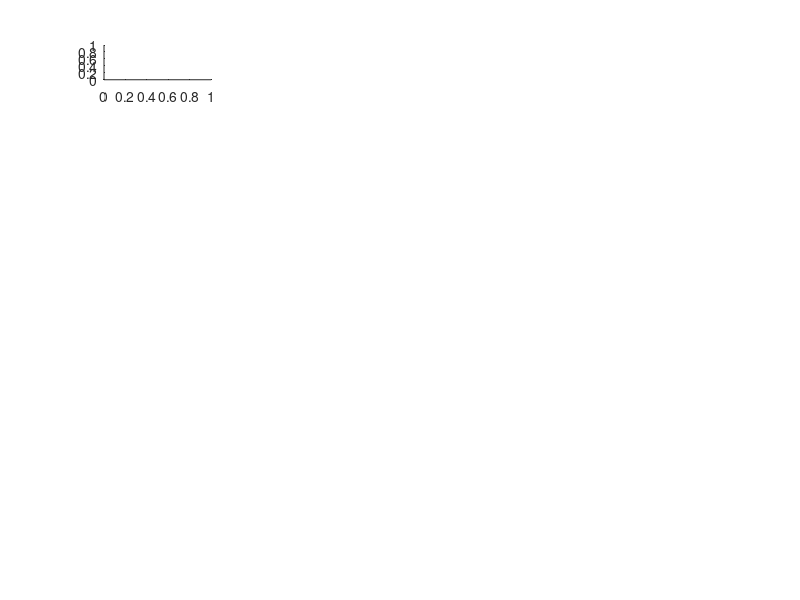

Recreate this plot in MATLAB. (Note: this script raises an error after producing the figure.)

% 
% for ii=1:27
%     
% 
% 
% 
% b=[mean(a(1:10)),mean(a(11:20)),mean(a(21:30)),mean(a(31:40)),mean(a(41:50)),mean(a(51:60)),mean(a(61:70)),mean(a(71:80)),mean(a(81:90)),mean(a(91:100))];
% range(ll)=max(b)-min(b);
% stdof(ll)=std(b);
% 
% 
% r=mean(range)
% s=mean(stdof)


for ii=1:27
    subplot(7,4,ii)
    plot(mean(real(anglearray1{1,ii})),'r');
    hold on;
    plot(mean(real(anglearray2{1,ii})),'b'); 
    hold on;
    plot(mean(real(anglearray3{1,ii})),'g');
    hold on;
    plot(mean(real(anglearray4{1,ii})),'y');
end

for ii=1:27
    ang1=real(anglearray1{1,ii});
    ang2=real(anglearray2{1,ii});
    ang3=real(anglearray3{1,ii});
    ang4=real(anglearray4{1,ii});
    
    ang1=ang1(ii,:);
    ang2=ang2(ii,:);
    ang3=ang3(ii,:);
    ang4=ang4(ii,:);
    
    b=[mean(ang1),mean(ang2),mean(ang3),mean(ang4)];
    
    range(ii)=max(b)-min(b);
    s(ii)=std(b);
end

rangem=mean(range)
sm=mean(s)
